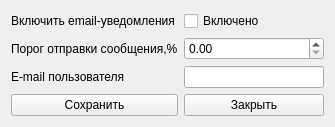
<?xml version="1.0" encoding="UTF-8"?>
<ui version="4.0">
 <class>EmailSettings</class>
 <widget class="QWidget" name="EmailSettings">
  <property name="geometry">
   <rect>
    <x>0</x>
    <y>0</y>
    <width>335</width>
    <height>113</height>
   </rect>
  </property>
  <property name="windowTitle">
   <string>EmailSettings</string>
  </property>
  <layout class="QGridLayout" name="gridLayout">
   <item row="0" column="2">
    <widget class="QCheckBox" name="emailOnSet">
     <property name="text">
      <string>Включено</string>
     </property>
    </widget>
   </item>
   <item row="2" column="1">
    <widget class="QLabel" name="userEmailLab">
     <property name="text">
      <string>E-mail пользователя</string>
     </property>
    </widget>
   </item>
   <item row="2" column="2">
    <widget class="QLineEdit" name="userEmailSet"/>
   </item>
   <item row="0" column="1">
    <widget class="QLabel" name="emailOnLab">
     <property name="text">
      <string>Включить email-уведомления</string>
     </property>
    </widget>
   </item>
   <item row="1" column="1">
    <widget class="QLabel" name="profitLab">
     <property name="text">
      <string>Порог отправки сообщения,%</string>
     </property>
    </widget>
   </item>
   <item row="1" column="2">
    <widget class="QDoubleSpinBox" name="profitRateSet"/>
   </item>
   <item row="3" column="1">
    <widget class="QPushButton" name="saveBut">
     <property name="text">
      <string>Сохранить</string>
     </property>
    </widget>
   </item>
   <item row="3" column="2">
    <widget class="QPushButton" name="exitBut">
     <property name="text">
      <string>Закрыть</string>
     </property>
    </widget>
   </item>
  </layout>
 </widget>
 <resources/>
 <connections/>
</ui>
